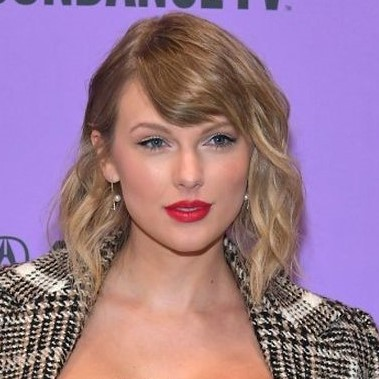
#> input picture faceRecognition/trainingImages/0/Taylor1.jpg, 379 x 379 px, given in place of Tes13.jpg, which was not available
$ python forImage.py
#> lines starting #> are read from the running program, lines starting #| are printed output that depends on the picture; pictures that were not available may be replaced by others from this repository, and a replacement may not be noted
### faceRecognition/faceRecognition.py
import cv2
import os
import numpy as np

#Modul yang mengandung segala fungsi yang akan digunakan untuk mendeteksi dan mengenali wajah di gambar atau video


#Fungsi untuk mendeteksi wajah pada gambar skala abu-abu dan memberi kotak pada pixel yang teridentifikasi sebagai wajah
def faceDetection(test_img):
    gray_img=cv2.cvtColor(test_img,cv2.COLOR_BGR2GRAY)#Konversi gambar berwarna ke gray-scale
    face_haar_cascade=cv2.CascadeClassifier(r'D:\Data Pribadi\Akademik\Kuliah\Semester 7\Kerja Praktek\FaceRecognition-master\HaarCascade\haarcascade_frontalface_default.xml')#Load haar classifier
    faces=face_haar_cascade.detectMultiScale(gray_img,scaleFactor=1.35,minNeighbors=5)#Deteksi wajah pada gambar dan memberi kotak pada pixel yang teridentifikasi

    return faces,gray_img

#Fungsi untuk membaca file training dalam folder untuk melatih sistem memberi sebuah ID
# [33 lines left out: functions labels_for_training_data, train_classifier, not called in this run]

#Fungsi untuk menggambar kotak penunjuk wajah
def draw_rect(test_img,face):
    (x,y,w,h)=face
    cv2.rectangle(test_img,(x,y),(x+w,y+h),(0,0,255),thickness=4)

#Fungsi untuk menuliskan ID
def put_text(test_img,text,x,y):
    cv2.putText(test_img,text,(x,y),cv2.FONT_HERSHEY_SIMPLEX,1,(0,0,255),2)

### faceRecognition/forImage.py
import cv2
import os
import numpy as np
import faceRecognition as fr


#Modul untuk input gambar
test_img=cv2.imread(r'D:\Data Pribadi\Akademik\Kuliah\Semester 7\Kerja Praktek\FaceRecognition-master\TestImages\Tes13.jpg')
#> test_img is the input picture: shape (379, 379, 3); mean B, G, R 147.1, 122, 157.5
faces_detected,gray_img=fr.faceDetection(test_img)
#> in faceDetection, `gray_img=cv2.cvtColor(test_img,cv2.COLOR_BGR2GRAY)#Konversi gambar ber..`:
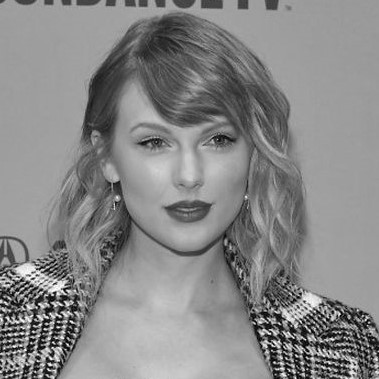
#> gray_img: shape (379, 379); min 0, max 254, mean 135.5
#> in faceDetection, `faces=face_haar_cascade.detectMultiScale(gray_img,scaleFactor=1.35,min..`: faces = ()
#> faces_detected = ()
print("faces_detected:",faces_detected)
#| faces_detected: ()


#Bagian untuk mentraining data dari folder yang telah disediakan
#faces,faceID=fr.labels_for_training_data('trainingImages')
#face_recognizer=fr.train_classifier(faces,faceID)
#face_recognizer.write('trainingData.yml')


#Load data training yang telah ditrain sebelumnya
face_recognizer=cv2.face.LBPHFaceRecognizer_create()
#> (the run stopped early here; a loop or call above may not have finished)

$ run again, on faceRecognition/trainingImages/1/Ronaldo10.jpg
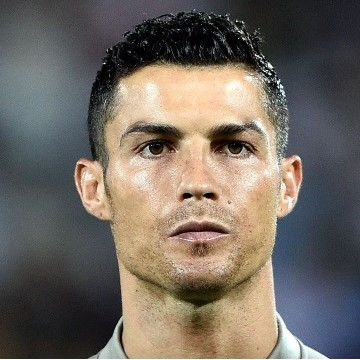
#> input picture faceRecognition/trainingImages/1/Ronaldo10.jpg, 360 x 360 px, given in place of Tes13.jpg, which was not available
#> test_img is the input picture: shape (360, 360, 3); mean B, G, R 97.6, 105.9, 113.7
#> in faceDetection, `gray_img=cv2.cvtColor(test_img,cv2.COLOR_BGR2GRAY)#Konversi gambar ber..`:
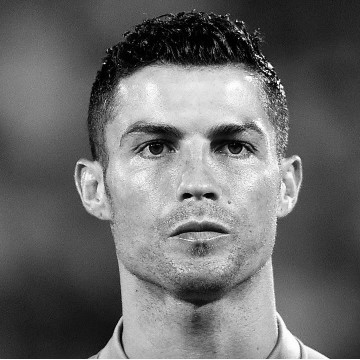
#> gray_img: shape (360, 360); min 0, max 255, mean 107.3
#> faces = [[77, 54, 236, 236]]
#| faces_detected: [[ 77  54 236 236]]

$ run again, on faceRecognition/trainingImages/1/Ronaldo11.jpg
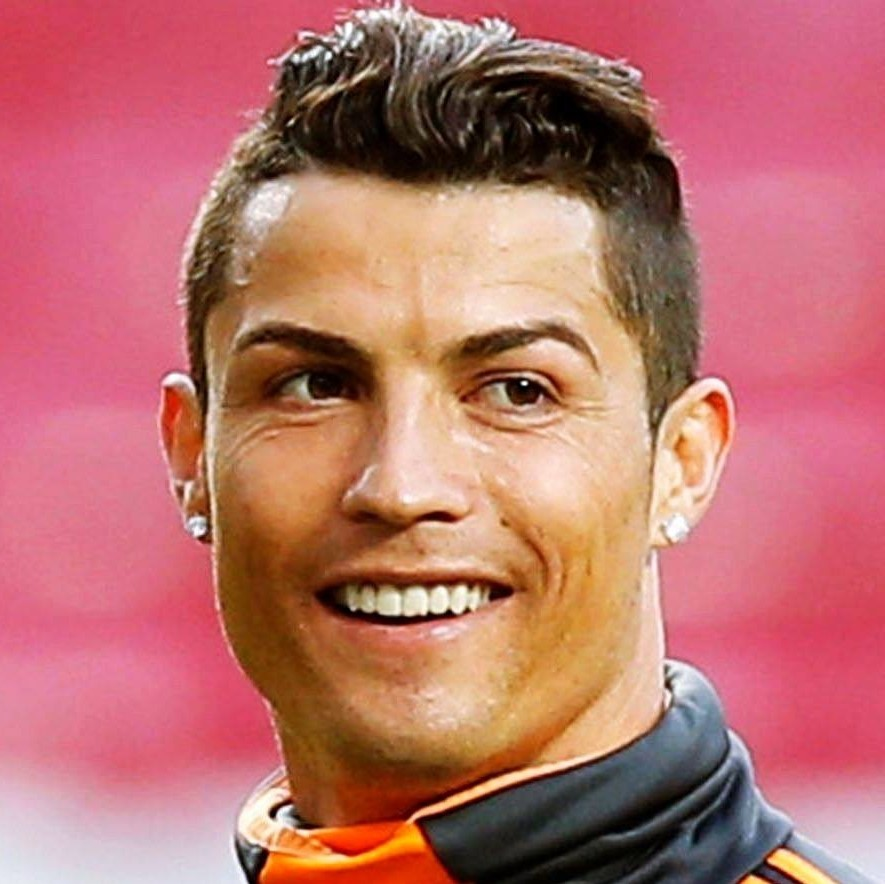
#> input picture faceRecognition/trainingImages/1/Ronaldo11.jpg, 885 x 884 px, given in place of Tes13.jpg, which was not available
#> test_img is the input picture: shape (884, 885, 3); mean B, G, R 108.9, 112.8, 186.9
#> in faceDetection, `gray_img=cv2.cvtColor(test_img,cv2.COLOR_BGR2GRAY)#Konversi gambar ber..`:
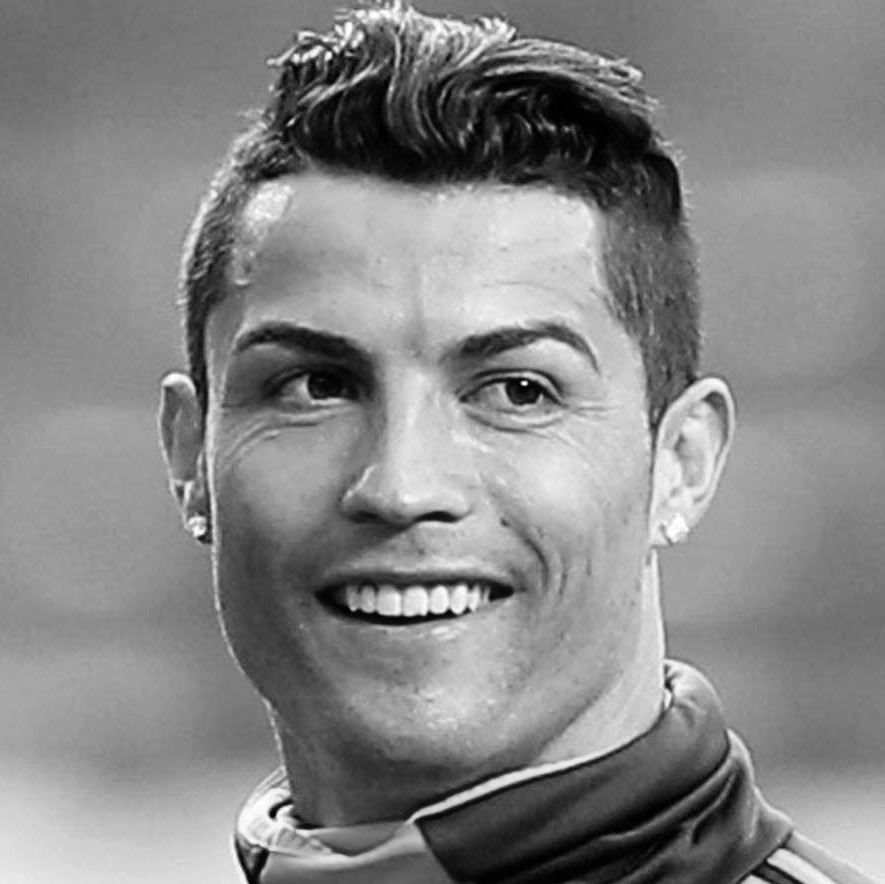
#> gray_img: shape (884, 885); min 0, max 255, mean 134.5
#> faces = [[119, 167, 578, 578]]
#| faces_detected: [[119 167 578 578]]

$ run again, on faceRecognition/trainingImages/2/20190605_084130.jpg
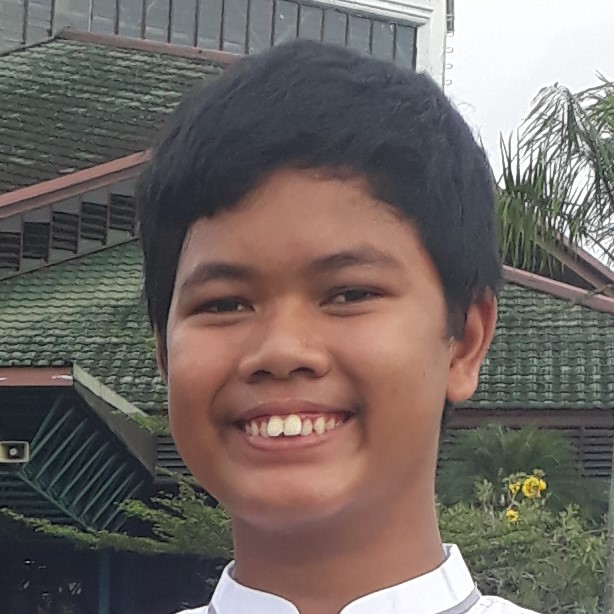
#> input picture faceRecognition/trainingImages/2/20190605_084130.jpg, 614 x 614 px, given in place of Tes13.jpg, which was not available
#> test_img is the input picture: shape (614, 614, 3); mean B, G, R 99.5, 103.8, 112.7
#> in faceDetection, `gray_img=cv2.cvtColor(test_img,cv2.COLOR_BGR2GRAY)#Konversi gambar ber..`:
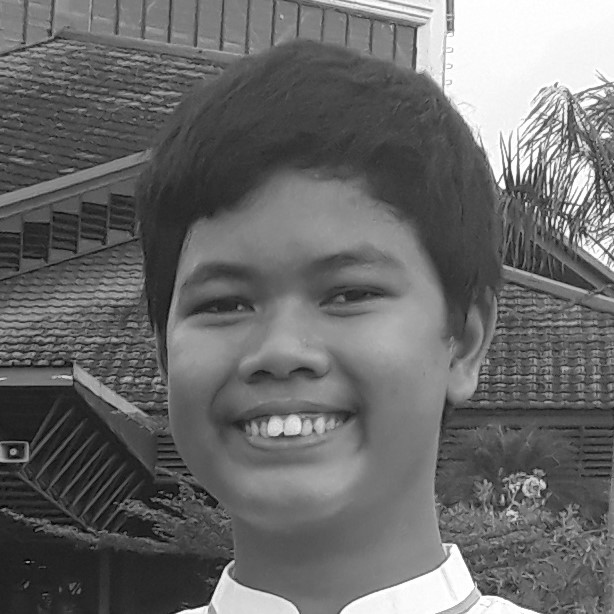
#> gray_img: shape (614, 614); min 0, max 255, mean 106
#> faces = [[126, 160, 338, 338]]
#| faces_detected: [[126 160 338 338]]
